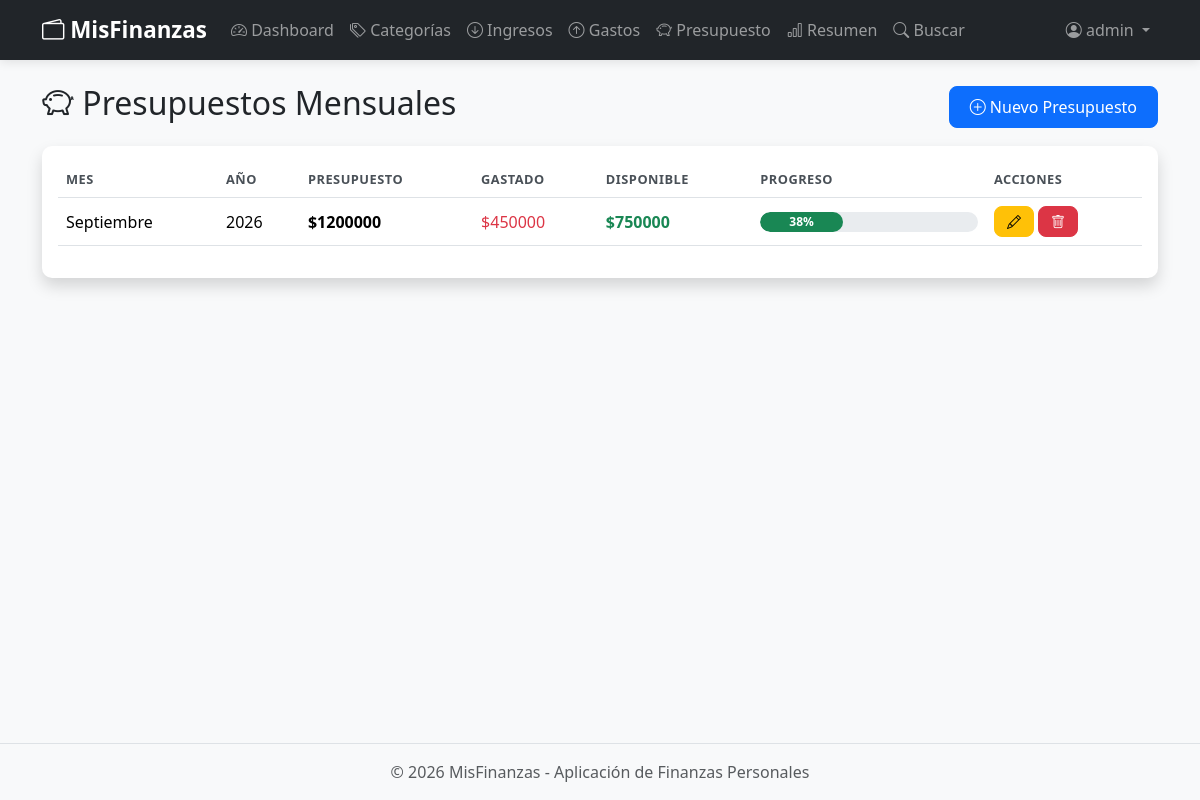
/presupuestos/ (signed in), run on the app's committed database.
### core/models.py (models this page shows, shortened)
class Presupuesto(models.Model):
    usuario = models.ForeignKey(User, on_delete=models.CASCADE)
    mes = models.IntegerField()
    año = models.IntegerField()
    monto = models.DecimalField(max_digits=10, decimal_places=2)
    class Meta:
        verbose_name = "Presupuesto"
        verbose_name_plural = "Presupuestos"
        ordering = ["-año", "-mes"]
        unique_together = ("usuario", "mes", "año")
    def get_mes_display(self):
        meses = [
            "Enero", "Febrero", "Marzo", "Abril", "Mayo", "Junio",
            "Julio", "Agosto", "Septiembre", "Octubre", "Noviembre", "Diciembre",
        ]
        return meses[self.mes - 1] if 1 <= self.mes <= 12 else "Mes inválido"

### core/views.py (the view)
# urls.py: path("presupuestos/", views.PresupuestoListView.as_view(), name="presupuesto_list"),
class PresupuestoListView(LoginRequiredMixin, ListView):
    model = Presupuesto
    template_name = "core/presupuesto_list.html"
    context_object_name = "presupuestos"
    paginate_by = 10
    def get_queryset(self):
        return Presupuesto.objects.filter(usuario=self.request.user)
    def get_context_data(self, **kwargs):
        ctx = super().get_context_data(**kwargs)
        for p in ctx["presupuestos"]:
            gastado = Gasto.objects.filter(
                usuario=self.request.user,
                fecha__month=p.mes,
                fecha__year=p.año,
            ).aggregate(Sum("monto"))["monto__sum"] or 0
            p.gastado = gastado
            p.disponible = p.monto - gastado
            p.porcentaje = float(gastado) / float(p.monto) * 100 if p.monto > 0 else 0
        return ctx

### core/templates/core/presupuesto_list.html (shortened to what this page needs)
{% extends "core/base.html" %}
{% block content %}
<div class="d-flex justify-content-between align-items-center mb-3">
    <h2><i class="bi bi-piggy-bank"></i> Presupuestos Mensuales</h2>
    <a href="{% url 'presupuesto_create' %}" class="btn btn-primary">
        <i class="bi bi-plus-circle"></i> Nuevo Presupuesto
    </a>
</div>
<div class="card shadow">
    <div class="card-body">
        <div class="table-responsive">
            <table class="table table-hover">
                <thead>
                    <tr>
                        <th>Mes</th>
                        <th>Año</th>
                        <th>Presupuesto</th>
                        <th>Gastado</th>
                        <th>Disponible</th>
                        <th>Progreso</th>
                        <th>Acciones</th>
                    </tr>
                </thead>
                <tbody>
                    {% for p in presupuestos %}
                    <tr>
                        <td>{{ p.get_mes_display }}</td>
                        <td>{{ p.año }}</td>
                        <td class="fw-bold">${{ p.monto|floatformat:0 }}</td>
                        <td class="text-danger">${{ p.gastado|floatformat:0 }}</td>
                        <td class="{% if p.disponible >= 0 %}text-success{% else %}text-danger{% endif %} fw-bold">
                            ${{ p.disponible|floatformat:0 }}
                        </td>
                        <td style="min-width: 150px;">
                            <div class="progress" style="height: 20px;">
                                <div class="progress-bar {% if p.porcentaje > 100 %}bg-danger{% elif p.porcentaje > 80 %}bg-warning{% else %}bg-success{% endif %}"
                                     role="progressbar"
                                     style="width: {{ p.porcentaje|floatformat:0 }}%;"
                                     aria-valuenow="{{ p.porcentaje|floatformat:0 }}"
                                     aria-valuemin="0"
                                     aria-valuemax="100">
                                    {{ p.porcentaje|floatformat:0 }}%
                                </div>
                            </div>
                        </td>
                        <td>
                            <a href="{% url 'presupuesto_update' p.pk %}" class="btn btn-sm btn-warning">
                                <i class="bi bi-pencil"></i>
                            </a>
                            <a href="{% url 'presupuesto_delete' p.pk %}" class="btn btn-sm btn-danger">
                                <i class="bi bi-trash"></i>
                            </a>
                        </td>
                    </tr>
                    {% empty %}
                    <tr>
                        <td colspan="7" class="text-center text-muted py-4">
                            <i class="bi bi-inbox"></i> No hay presupuestos registrados.
                        </td>
                    </tr>
                    {% endfor %}
                </tbody>
            </table>
        </div>
    </div>
</div>
{% endblock %}

### core/templates/core/base.html (shortened to what this page needs)
<!DOCTYPE html>
{% load static %}
<html lang="es">
<head>
    <link href="https://cdn.jsdelivr.net/npm/bootstrap@5.3.3/dist/css/bootstrap.min.css" rel="stylesheet">
    <link rel="stylesheet" href="https://cdn.jsdelivr.net/npm/bootstrap-icons@1.11.3/font/bootstrap-icons.min.css">
    <link rel="stylesheet" href="{% static 'core/css/style.css' %}">
</head>
<body>
    <nav class="navbar navbar-expand-lg navbar-dark bg-dark">
        <div class="container">
            <a class="navbar-brand fw-bold" href="{% if user.is_authenticated %}{% url 'dashboard' %}{% else %}{% url 'login' %}{% endif %}">
                <i class="bi bi-wallet2"></i> MisFinanzas
            </a>
            <div class="collapse navbar-collapse" id="navbarNav">
                {% if user.is_authenticated %}
                <ul class="navbar-nav me-auto">
                    <li class="nav-item">
                        <a class="nav-link" href="{% url 'dashboard' %}">
                            <i class="bi bi-speedometer2"></i> Dashboard
                        </a>
                    </li>
                    <li class="nav-item">
                        <a class="nav-link" href="{% url 'categoria_list' %}">
                            <i class="bi bi-tags"></i> Categorías
                        </a>
                    </li>
                    <li class="nav-item">
                        <a class="nav-link" href="{% url 'ingreso_list' %}">
                            <i class="bi bi-arrow-down-circle"></i> Ingresos
                        </a>
                    </li>
                    <li class="nav-item">
                        <a class="nav-link" href="{% url 'gasto_list' %}">
                            <i class="bi bi-arrow-up-circle"></i> Gastos
                        </a>
                    </li>
                    <li class="nav-item">
                        <a class="nav-link" href="{% url 'presupuesto_list' %}">
                            <i class="bi bi-piggy-bank"></i> Presupuesto
                        </a>
                    </li>
                    <li class="nav-item">
                        <a class="nav-link" href="{% url 'resumen' %}">
                            <i class="bi bi-bar-chart"></i> Resumen
                        </a>
                    </li>
                    <li class="nav-item">
                        <a class="nav-link" href="{% url 'busqueda' %}">
                            <i class="bi bi-search"></i> Buscar
                        </a>
                    </li>
                </ul>
                <ul class="navbar-nav">
                    <li class="nav-item dropdown">
                        <a class="nav-link dropdown-toggle" href="#" role="button" data-bs-toggle="dropdown">
                            <i class="bi bi-person-circle"></i> {{ user.first_name|default:user.username }}
                        </a>
                    </li>
                </ul>
                {% endif %}
            </div>
        </div>
    </nav>
    <main class="container my-4">
        {% block content %}{% endblock %}
    </main>
    <footer class="bg-light text-center py-3 mt-5">
        <p class="mb-0 text-muted">&copy; {% now "Y" %} MisFinanzas - Aplicación de Finanzas Personales</p>
    </footer>
</body>
</html>

### core/static/core/css/style.css (style rules this page uses)
:root { --ingreso-color: #198754; --gasto-color: #dc3545; }
body { background-color: #f8f9fa; min-height: 100vh; display: flex; flex-direction: column; }
main { flex: 1; }
.card { border-radius: 10px; border: none; transition: transform 0.2s ease, box-shadow 0.2s ease; }
.table th { border-top: none; font-weight: 600; color: #495057; text-transform: uppercase; font-size: 0.8rem; letter-spacing: 0.5px; }
.table td { vertical-align: middle; }
.navbar { box-shadow: 0 2px 10px rgba(0, 0, 0, 0.1); }
.navbar-brand { font-size: 1.4rem; }
.btn { border-radius: 8px; padding: 8px 20px; font-weight: 500; transition: all 0.2s; }
.btn-sm { padding: 4px 12px; }
.progress { border-radius: 10px; background-color: #e9ecef; }
.progress-bar { border-radius: 10px; font-weight: 600; }
footer { border-top: 1px solid #dee2e6; }

### data on the page
Presupuesto: mes "Septiembre", año "2026", monto "1200000", gastado "450000", disponible "750000", porcentaje "38"

### other printed values
{{ user.first_name|default:user.username }} "admin"
